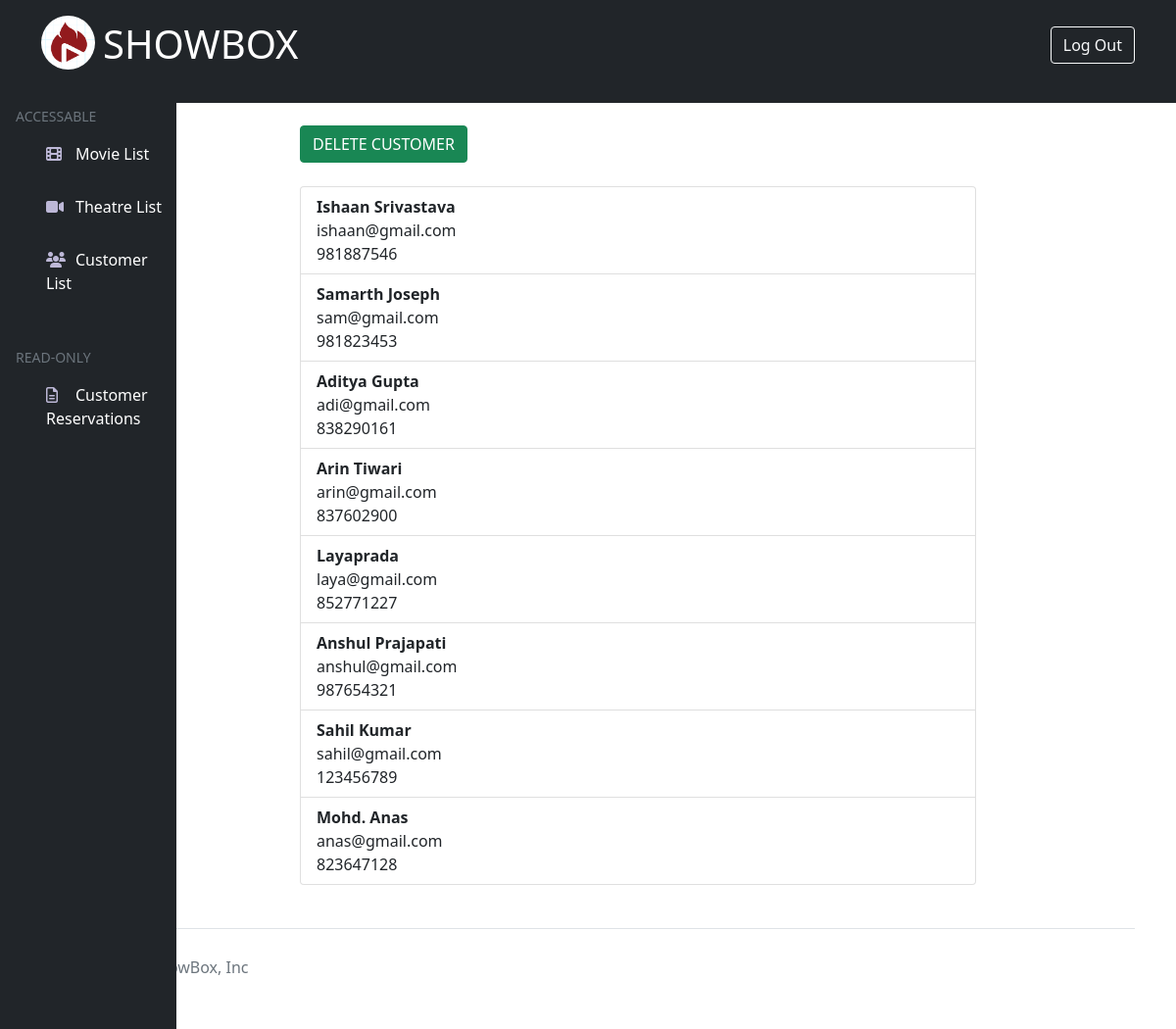
The page /admin_customerlist.php on the database its author committed.
### tables this page shows
CREATE TABLE `customer` (
  `cust_id` int(3) NOT NULL,
  `cust_name` varchar(40) NOT NULL,
  `email` varchar(50) NOT NULL,
  `phno` int(11) NOT NULL
);

### admin_customerlist.php (the view, shortened to what this page needs)
<!doctype html>
<html lang="en">
    <head>
        <link href="https://cdn.jsdelivr.net/npm/bootstrap@5.1.3/dist/css/bootstrap.min.css" rel="stylesheet">
    </head>
    <body>
        <div class="row">
            <div class="col-3">
            </div>
            <div class="col-7" style="margin-top:128px;">
                <button type="button" class="btn btn-success" onclick="window.location='admin_deletecustomercheckbox.php';">DELETE CUSTOMER</button><br><br>
                <ul class="list-group">
                    <?php
                        $servername="localhost";
                        $username="root";
                        $password="";
                        $dbname="proj";
                        $conn=mysqli_connect($servername, $username, $password, $dbname);
                        $sql="SELECT * FROM customer";
                        $query=mysqli_query($conn,$sql);
                        $valid=mysqli_num_rows($query)>0;
                        if($valid){
                            while($row=mysqli_fetch_assoc($query)){
                    ?>
                    <li class="list-group-item">
                        <b><?php echo $row['cust_name'] ?></b><br>
                        <?php echo $row['email'] ?><br>
                        <?php echo $row['phno'] ?><br>
                    </li>
                    <?php
                            }
                        }
                        ?>
                </ul>
            </div>
        </div>
    </body>
</html>

### rows shown on the page
customer: cust_name "Ishaan Srivastava", email "ishaan@gmail.com", phno "981887546"
customer: cust_name "Samarth Joseph", email "sam@gmail.com", phno "981823453"
customer: cust_name "Aditya Gupta", email "adi@gmail.com", phno "838290161"
customer: cust_name "Arin Tiwari", email "arin@gmail.com", phno "837602900"
customer: cust_name "Layaprada", email "laya@gmail.com", phno "852771227"
customer: cust_name "Anshul Prajapati", email "anshul@gmail.com", phno "987654321"
customer: cust_name "Sahil Kumar", email "sahil@gmail.com", phno "123456789"
customer: cust_name "Mohd. Anas", email "anas@gmail.com", phno "823647128"
